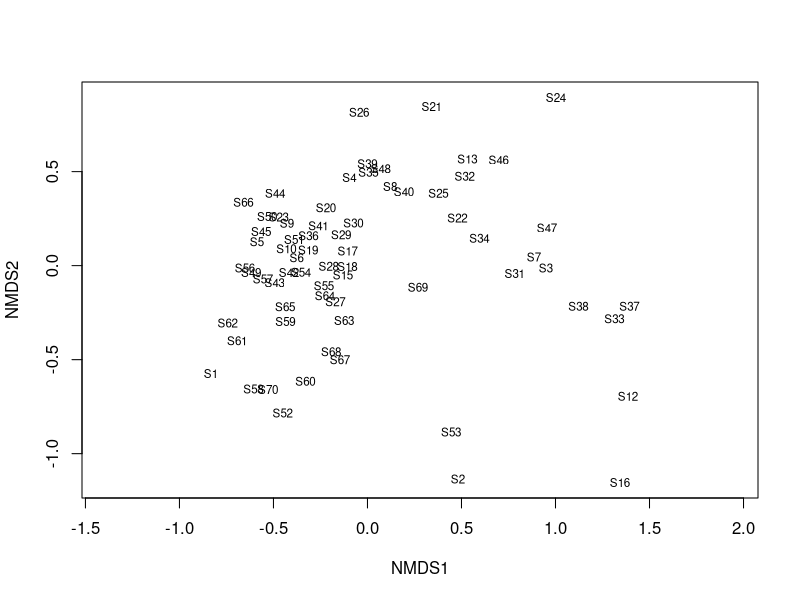
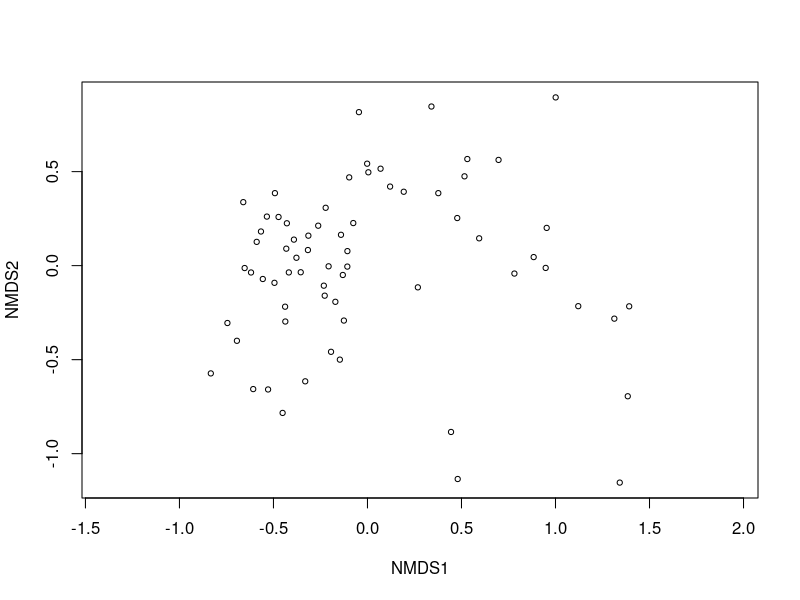
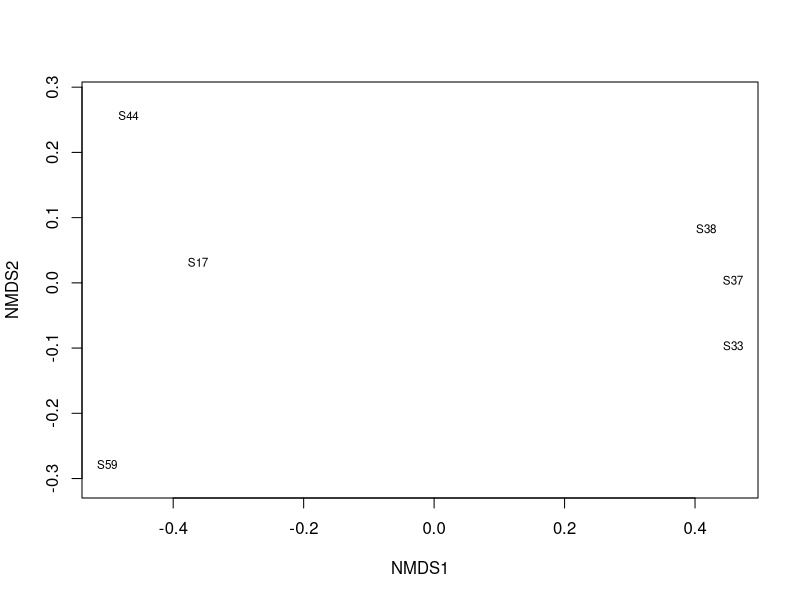
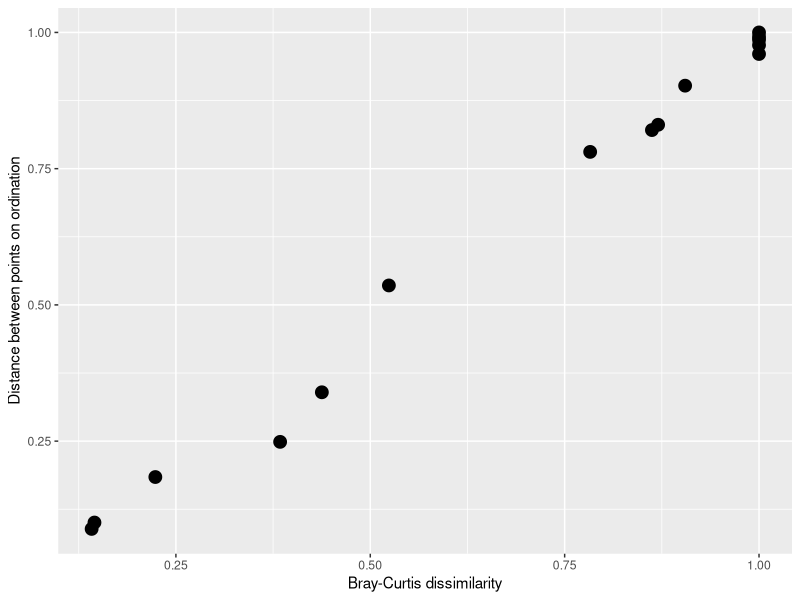
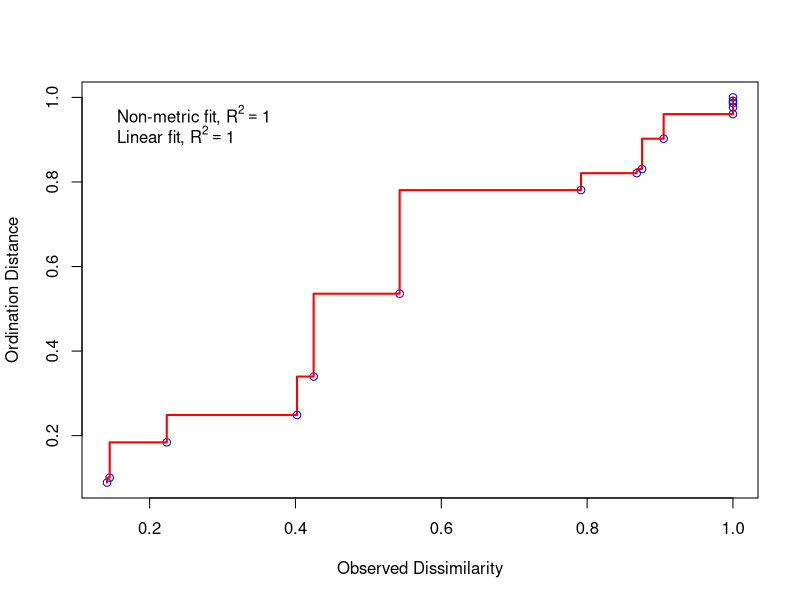
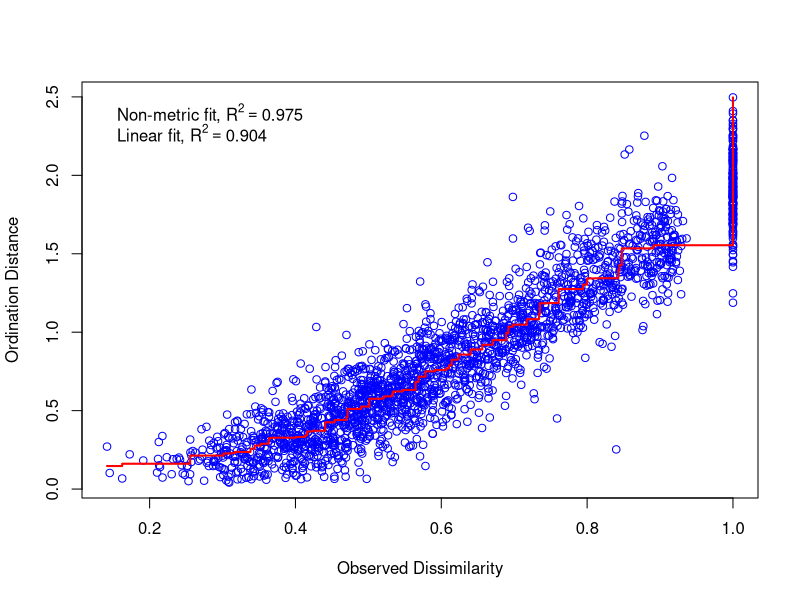
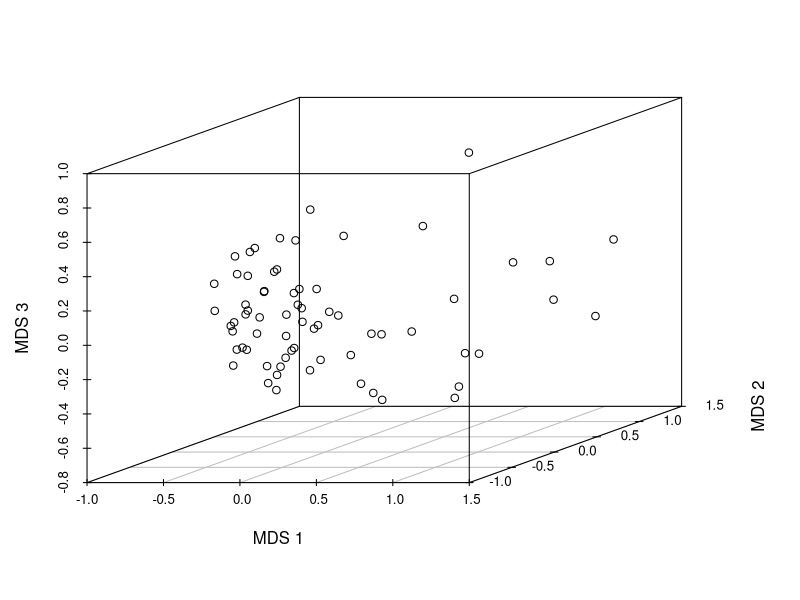
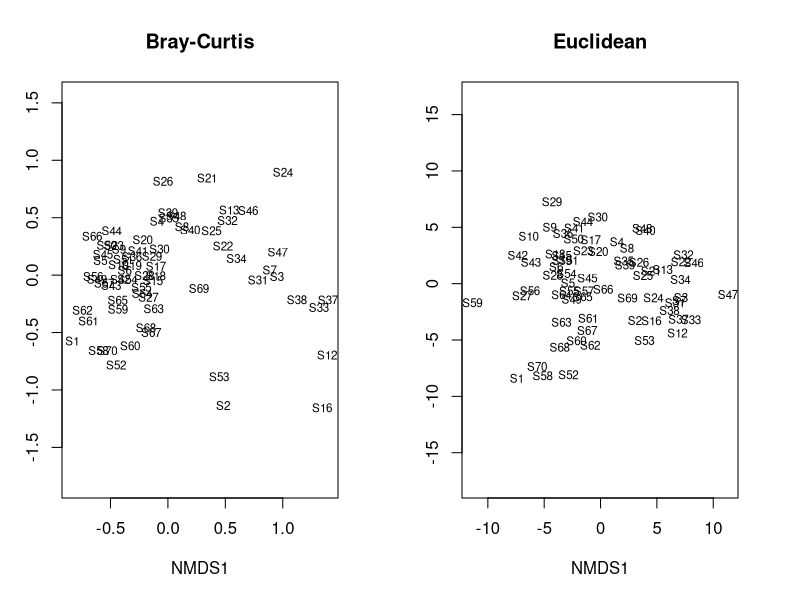

These figures' R source, in order:
# ---
# title: "Ординация. Многомерное шкалирование."
# subtitle: "Анализ и визуализация многомерных данных с использованием R"
# author: Марина Варфоломеева, Вадим Хайтов
# ---

# install.packages(scatterplot3d)
# install.packages(gridExtra)

## Пример: Сообщества бентоса акватории Долгой губы (о. Б. Соловецкий, Белое море)
# Нинбург, 1990; Хайтов и др., 2013

abund <- read.table("data/dolg_abundance.txt", skip = 1, header = TRUE, sep = ";")
hydrol <- read.table("data/dolg_hydrology.txt", skip = 1, header = TRUE, sep = ";")

log_abund <- log(abund[,-1] + 1)
row.names(log_abund) <- abund[,1]

# ## Задание: Прямая ординация станций в осях Температуры и Солености
# Постройте диаграмму, отражающую ординацию станций в осях Температуры и Солености.
# Модифицируйте график так, чтобы была еще видна связь с суммарным обилием видов в пробах.





# Неметрическое многомерное шкалирование
# Трансформируем данные
log_abund <- log(abund[,-1] + 1)
row.names(log_abund) <- abund$Station

library (vegan)
ord <- metaMDS(log_abund, distance = "bray", k = 2) # результаты сохраняются в объекте ord
ord$points

ordiplot(ord, display = "sites", type = "t")

## Графическое представление результатов средствами пакета `vegan`
ordiplot(ord, display = "sites" )
# text(ord) #Можно добавить обозначения сайтов (объектов)

# ## Задание: Графическое представление результатов средствами `ggplot2`
# - Исследуйте объект `ord` и извлеките из него данные с новыми координатами
# - Постройте график ординации при помощи пакета `ggplot2`
# - Раскрасьте точки на ординации согласно глубине (данные в `hydrol`)

str(ord)


## Задание:
# - Создайте датафрейм, содержащий исходные данные (без логарифмирования) только по сайтам S17, S33, S37, S38, S44, S59.
# - Постройте ординацию этих объектов с использованием в качестве меры различия коэффициент Брея-Куртиса.
# - Измерьте линейкой расстояния между точками на ординации
# - Сравните матрицу коэффициентов Брея-Куртиса и матрицу расстояний между точками на ординации.

obj <- c("S17", "S33", "S37", "S38", "S44", "S59")


red_abund <- log_abund[abund$Station %in% obj, ]

ord1 <- metaMDS(red_abund)

plot(ord1, display = "site", type = "t")

## Взаиморасположение точек на плоскости подобно взаиморасположению точек в многомерном пространстве признаков
library(ggplot2)
dist_compare <- data.frame(Bray = as.vector(vegdist(red_abund[, -1])), MDS = as.vector(vegdist(ord1$points, method = "euclidean")))
ggplot(dist_compare, aes(x = Bray, y = MDS)) + geom_point(size = 4) + xlab("Bray-Curtis dissimilarity") + ylab("Distance between points on ordination")

## Диаграмма Шепарда
stressplot(ord1)

## Задание:
# Постройте диаграмму Шепарда вместе с монотонной регрессией на полном материале по Долгой губе. Найдите величину стресса.
# Надежна ли такая ординация?

stressplot(metaMDS(log_abund))

metaMDS(log_abund)$stress

## MDS в трехмерном пространстве
library(scatterplot3d)
ord3 <- metaMDS(log_abund, k = 3, trace = FALSE)
scatterplot3d(x = ord3$points[,1], y = ord3$points[,2], z = ord3$points[,3], xlab = "MDS 1", ylab = "MDS 2", zlab = "MDS 3")




# Сравнение ординаций

## Задание:
# - Постройте ординацию всех станций с использованием Евклидова расстояния


ord4 <- metaMDS(log_abund, distance = "eucl", k = 2, trace = FALSE)



## Насколько похожи ординации, полученные при использовании коэффициента Брея-Куртиса и Евклидова расстояния?
op <- par(mfrow = c(1, 2))
ordiplot(ord, display = "site", type = "text", main = "Bray-Curtis")
ordiplot(ord4, display = "site", type = "text", main = "Euclidean")
par(op)



## Прокурстово преобразование
procrust <- procrustes(ord, ord4)
plot(procrust)
text(procrust, adj = 1, cex = 0.6)


# Трактовка результатов ординации
th <- theme( panel.background = element_rect(fill = "white", color = "black"), axis.ticks.x = element_blank(), axis.ticks.y = element_blank(), axis.text = element_blank(), panel.grid.major = element_blank(), panel.grid.minor = element_blank(), axis.title = element_blank(), legend.position = "bottom")

pl6 <- ggplot(data.frame(ord$points), aes(x = MDS1, y = MDS2, fill = hydrol$Depth)) + geom_point(shape = 21, size = 4) + scale_fill_gradient(low = "white", high = "black") + labs(fill = "Depth") + th

pl7 <- ggplot(data.frame(ord$points), aes(x = MDS1, y = MDS2, fill = hydrol$Sal)) + geom_point(shape = 21, size = 4)  + scale_fill_gradient(low = "cyan", high = "darkblue") + labs(fill = "Salinity")+ th

pl8 <- ggplot(data.frame(ord$points), aes(x = MDS1, y = MDS2, fill = hydrol$Temp)) + geom_point(shape = 21, size = 4) + scale_fill_gradient(low = "yellow", high = "red")  + labs(fill = "Temperature")+ th

pl9 <- ggplot(data.frame(ord$points), aes(x = MDS1, y = MDS2, fill = hydrol$Water_content)) + geom_point(shape = 21, size = 4) + scale_fill_gradient(low = "green", high = "black")  + labs(fill = "Water content") + th

library(gridExtra)
grid.arrange(pl6, pl7, pl8, pl9, ncol = 2)
